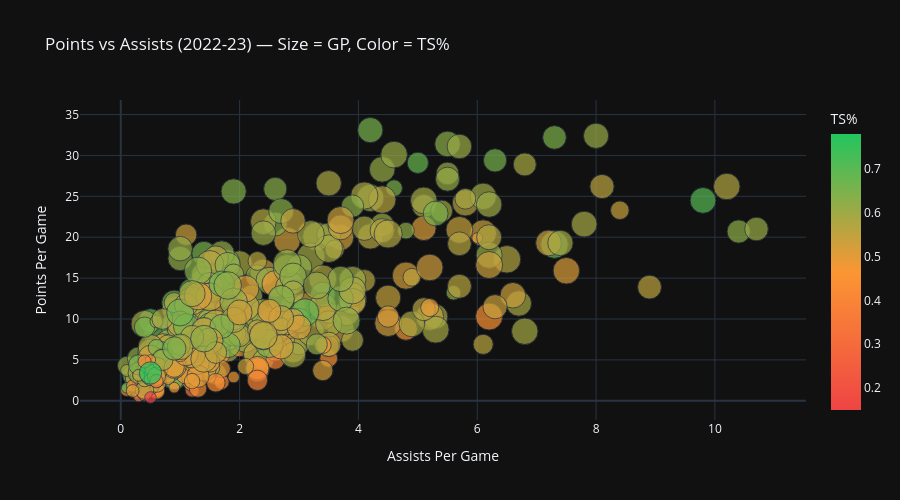

The code cell stored with this chart in its notebook:
### Markdown cell above
Embiid led 2022-23 with 33.1 PPG, followed by Luka and Dame.

#### Chart 3: Scatter Plot — Points vs. Assists

### Code cell
scatter_df = df[(df['season'] == season) & (df['gp'] >= 10)].copy()

fig_scatter = px.scatter(
    scatter_df, x='ast', y='pts', size='gp', color='ts_pct',
    hover_name='player_name',
    hover_data={'team_abbreviation': True, 'gp': True, 'ts_pct': ':.1%'},
    color_continuous_scale=[[0, '#ef4444'], [0.5, '#FB9633'], [1, '#22c55e']],
    labels={'ast': 'Assists Per Game', 'pts': 'Points Per Game', 'ts_pct': 'TS%', 'gp': 'Games Played'},
    title=f'Points vs Assists ({season}) — Size = GP, Color = TS%'
)
fig_scatter.update_layout(template='plotly_dark', height=500)
fig_scatter.show()

### Figure 1 — Plotly figure (JSON) as saved in the notebook; plotly's stock layout.template omitted (floating-point values rounded to 4 significant figures; data arrays with more than 128 entries replaced by an {"elided": "..."} marker saying what was removed)
{"data": [{"customdata": {"elided": "470x3 mixed values"}, "hovertemplate": "<b>%{hovertext}</b><br><br>Assists Per Game=%{x}<br>Points Per Game=%{y}<br>Games Played=%{customdata[1]}<br>team_abbreviation=%{customdata[0]}<br>TS%=%{marker.color:.1%}<extra></extra>", "hovertext": {"elided": "470 str values"}, "legendgroup": "", "marker": {"color": {"elided": "470 float values"}, "coloraxis": "coloraxis", "size": {"elided": "470 int values"}, "sizemode": "area", "sizeref": 0.2075, "symbol": "circle"}, "mode": "markers", "name": "", "orientation": "v", "showlegend": false, "type": "scatter", "x": {"elided": "470 float values"}, "xaxis": "x", "y": {"elided": "470 float values"}, "yaxis": "y"}], "layout": {"coloraxis": {"colorbar": {"title": {"text": "TS%"}}, "colorscale": [[0, "#ef4444"], [0.5, "#FB9633"], [1, "#22c55e"]]}, "height": 500, "legend": {"itemsizing": "constant", "tracegroupgap": 0}, "title": {"text": "Points vs Assists (2022-23) — Size = GP, Color = TS%"}, "xaxis": {"anchor": "y", "domain": [0, 1], "title": {"text": "Assists Per Game"}}, "yaxis": {"anchor": "x", "domain": [0, 1], "title": {"text": "Points Per Game"}}}}
